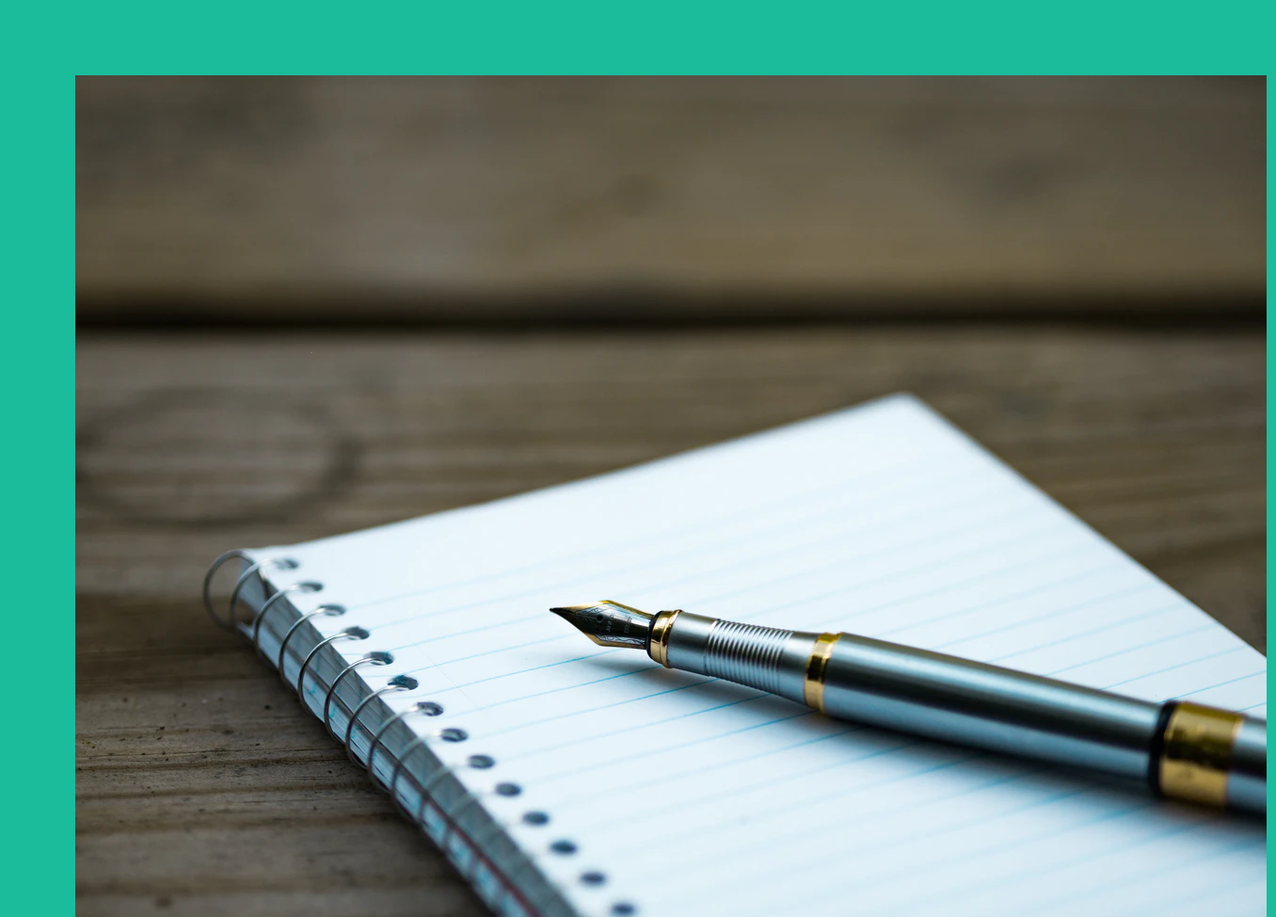
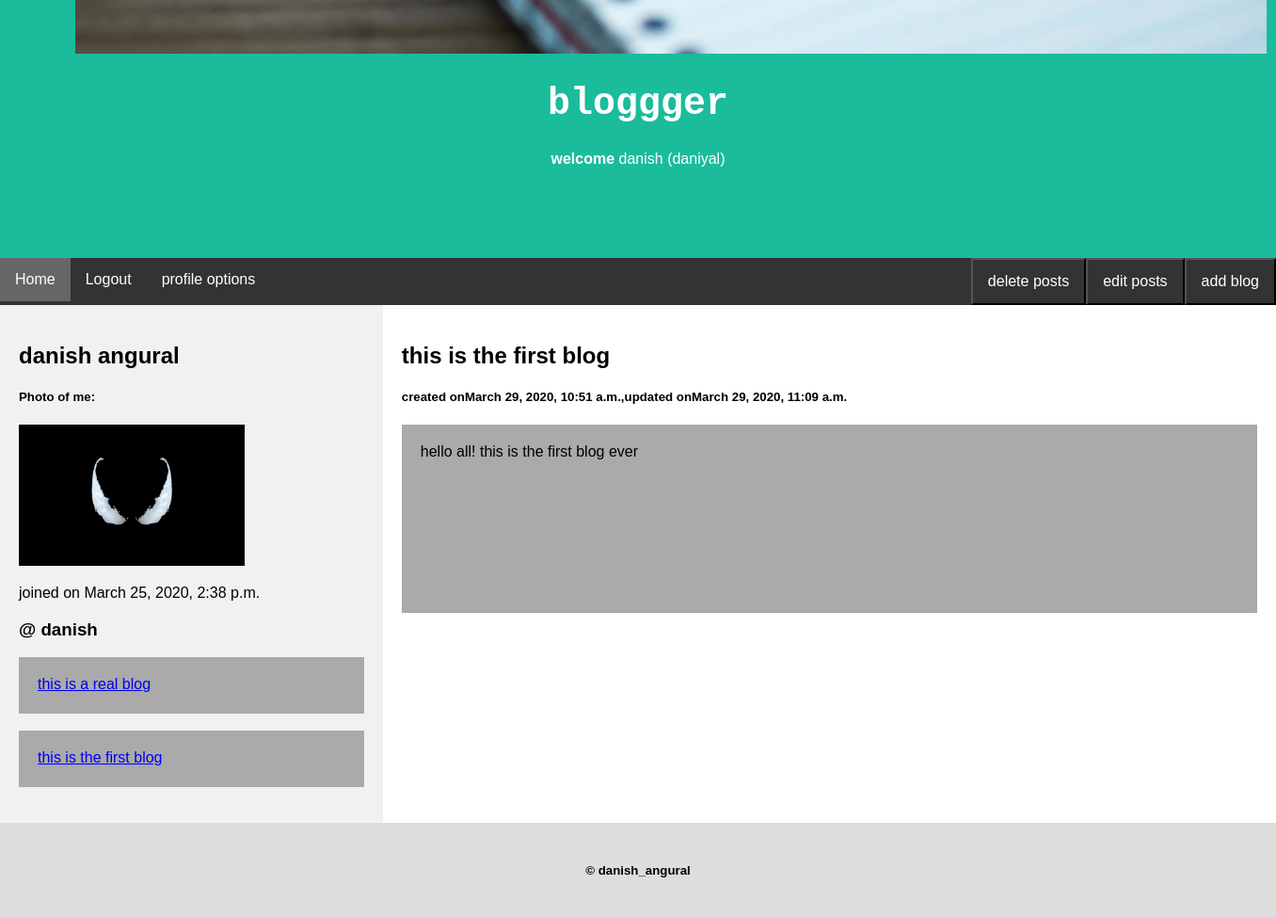
Screenshot of /image_upload (signed in) with the database file from the repository (2 pictures, top to bottom).
### blog/models.py (models this page shows, shortened)
class user_profile(models.Model):
    user=models.OneToOneField(User, on_delete=models.CASCADE, primary_key=True)
    nickname=models.CharField(max_length=10 ,blank=True)
    date_of_birth=models.DateField()
    profile_photo=models.ImageField(upload_to='profiles', blank=True)

class Post(models.Model):
    title = models.CharField(max_length=200, unique=True)
    updated_on = models.DateTimeField(auto_now= True)
    content = models.TextField(unique=True)
    created_on = models.DateTimeField(auto_now_add=True)
    author=models.ForeignKey(User, on_delete=models.CASCADE)

### blog/views.py (the view)
# urls.py: path('image_upload', views.image_upload, name='image_upload'),
def image_upload(request):
    request.user.profile_photo=request.POST.get('img')
    request.user.user_profile.save()
    return render (request, 'personal.html',  {'user':request.user, 'all_blogs': all_blogs(), 'user_blogs': user_posts(request.user)})

### blog/views.py (called while the page is built)
def user_posts(user):
    return user.post_set.all().order_by('-created_on', '-updated_on')

def all_blogs():
    return Post.objects.all().order_by('-created_on', '-updated_on')

### blog/templates/personal.html (shortened to what this page needs)
<!DOCTYPE html>
<html lang="en">
<head>
</head>
<body>
{% block content %}
<div class="header">
  <img src="background.webp">
  <h1>bloggger</h1>
  <p> <b>welcome</b> {{user.first_name}} ({{user.user_profile.nickname}})</p>
</div>
<div class="navbar">
  <a href="personal_homepage" class="active">Home</a>
  <button class = "right"onclick="document.getElementById('id01').style.display='block'">add blog</button>
  <a href="logout">Logout</a>
  <div class="dropdown">
   <button class="dropbtn">profile options
   </button>
 </div>
 <button onclick="document.getElementById('id02').style.display='block'">edit posts</button>
 <button onclick="document.getElementById('id06').style.display='block'">delete posts</button>
</div>
<div class="row">
  <div class="side">
    <h2>{{user.first_name}} {{user.last_name}}</h2>
    <h5>Photo of me:</h5>
    <img src="{{user.user_profile.profile_photo.url}}" alt="you", width="240">
    <p>joined on {{user.date_joined}}</p>
    <h3>@ {{user.username}}</h3>
    {% for post in all_blogs %}
    <div class="fakeimg" style="height:60px;">
      <a href='personal_homepage'>{{post.title}}</a>
    </div><br>
    {% endfor %}
  </div>
  <div class="main">
    {% for blog in user_blogs %}
    <h2 onclick= "getElementById('id07').style.display='block'">{{blog.title}}</h2>
    <h5>created on{{blog.created_on}},updated on{{blog.updated_on}}</h5>
    <div class="fakeimg" >
      {{blog.content}}
    </div>
    <br>
    {% endfor %}
  </div>
</div>
<div class="footer">
  <h5> 	&copy danish_angural</h5>
</div>
{%endblock%}
</html>

### blog/templates/personal.html (style rules this page uses)
.navbar { overflow: hidden; background-color: #333; }
.navbar a { float: left; font-size: 16px; color: white; text-align: center; padding: 14px 16px; text-decoration: none; }
.dropdown { float: left; overflow: hidden; }
.dropdown .dropbtn { font-size: 16px; border: none; outline: none; color: white; padding: 14px 16px; background-color: inherit; font-family: inherit; margin: 0; }
* { box-sizing: border-box; }
body { font-family: Arial, Helvetica, sans-serif; margin: 0; }
.header { font-family: ; padding: 80px; text-align: center; background: #1abc9c; color: white; }
.header h1 { font-size: 40px; font-family:monospace; }
.navbar button { background-color: inherit; float: right; font-size: 16px; color: white; text-align: center; padding: 14px 16px; text-decoration: none; }
.navbar a.active { background-color: #666; color: white; }
.row { display: -ms-flexbox; display: flex; -ms-flex-wrap: wrap; flex-wrap: wrap; }
.side { -ms-flex: 30%; flex: 30%; background-color: #f1f1f1; padding: 20px; }
.main { -ms-flex: 70%; flex: 70%; background-color: white; padding: 20px; }
.fakeimg { max-width: 100%; background-color: #aaa; width: auto; height: 200px; padding: 20px; font-family: sans-serif; overflow-y:scroll; overflow-x:scroll; }
.footer { padding: 20px; text-align: center; background: #ddd; }

### rows the page displays
Post: title "this is a real blog"
Post: title "this is the first blog", created_on "March 29, 2020, 10:51 a.m.", updated_on "March 29, 2020, 11:09 a.m.", content "hello all! this is the first blog ever"

### other values shown
{{ user.first_name }} "danish"
{{ user.user_profile.nickname }} "daniyal"
{{ user.last_name }} "angural"
{{ user.date_joined }} "March 25, 2020, 2:38 p.m."
{{ user.username }} "danish"
